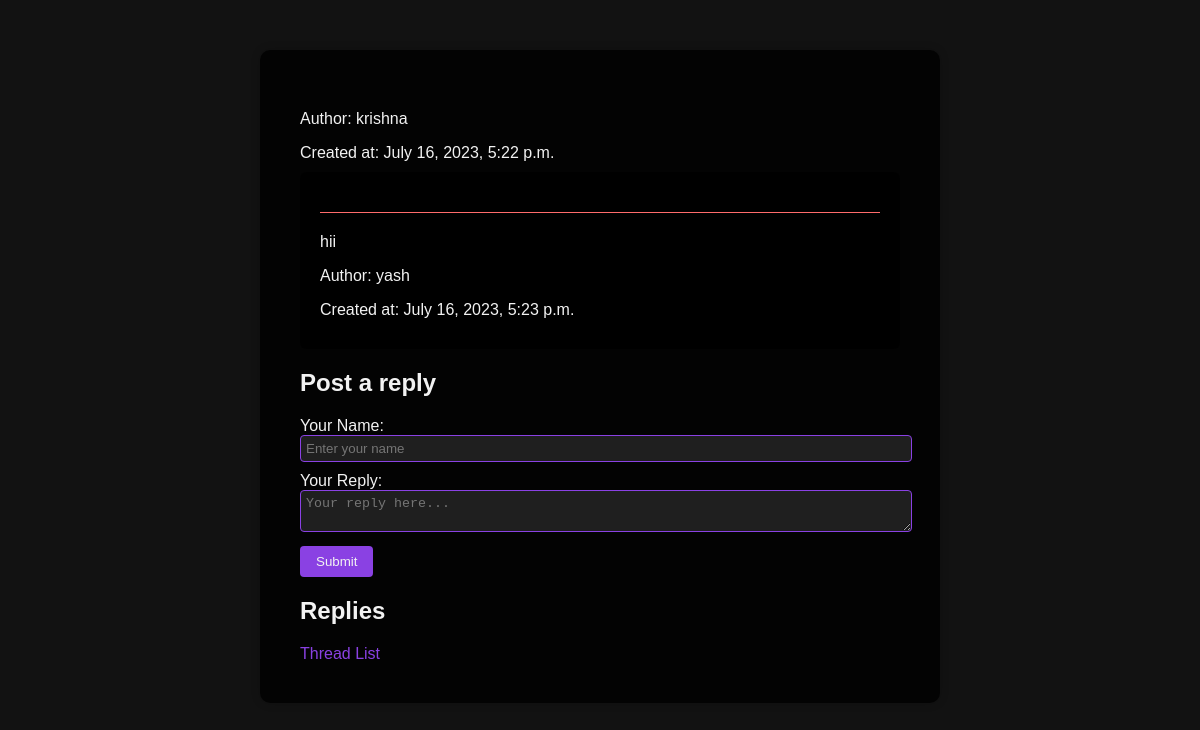
Page /thread/4/ on the committed database.
### forum/models.py (models this page shows, shortened)
class Thread(models.Model):
    title = models.CharField(max_length=200)
    created_at = models.DateTimeField(auto_now_add=True)
    author = models.ForeignKey(User, on_delete=models.CASCADE)

class Post(models.Model):
    content = models.TextField()
    created_at = models.DateTimeField(auto_now_add=True)
    thread = models.ForeignKey(Thread, on_delete=models.CASCADE)
    author_name = models.CharField(max_length=100)

### forum/views.py (the view)
# urls.py: path('thread/<int:thread_id>/', views.thread_detail, name='thread_detail'),
def thread_detail(request, thread_id):
    thread = Thread.objects.get(id=thread_id)
    posts = Post.objects.filter(thread=thread)
    return render(request, 'thread_detail.html', {'thread': thread, 'posts': posts})

### template/thread_detail.html (shortened to what this page needs)
<!DOCTYPE html>
<html>
<head>
</head>
<body>
  <div id="background-container"></div>
  <div class="container">
    <p>Author: {{ thread.author }}</p>
    <p>Created at: {{ thread.created_at }}</p>
    {% for post in posts %}
      <div class="thread-section">
        <hr>
        <p>{{ post.content }}</p>
        <p>Author: {{ post.author_name }}</p>
        <p>Created at: {{ post.created_at }}</p>
      </div>
    {% endfor %}
    <div class="reply-form">
      <h2>Post a reply</h2>
      <form action="{% url 'create_post' thread.id %}" method="post">
        <label for="author_name">Your Name:</label>
        <input type="text" name="author_name" id="author_name" placeholder="Enter your name" required><br>
        <label for="content">Your Reply:</label>
        <textarea name="content" id="content" placeholder="Your reply here..." required></textarea><br>
        <input type="submit" value="Submit">
      </form>
    </div>
    <div class="replies">
      <h2>Replies</h2>
    </div>
    <a href="{% url 'thread_list' %}">Thread List</a>
  </div>
</body>
</html>

### template/thread_detail.html (style rules this page uses)
body { font-family: Arial, sans-serif; background-color: #121212; color: #f2f2f2; margin: 0; padding: 0; }
#background-container { position: fixed; top: 0; left: 0; width: 100%; height: 100%; z-index: -1; background-size: cover; background-position: center; animation: fadeIn 1s; }
.container { max-width: 600px; margin: 50px auto; padding: 40px; background-color: rgba(0, 0, 0, 0.8); border-radius: 10px; box-shadow: 0 0 10px rgba(0, 0, 0, 0.2); animation: fadeIn 1s; }
p { margin-bottom: 10px; color: #f2f2f2; }
hr { border: none; border-top: 1px solid #ff6b6b; margin: 20px 0; }
a { display: inline-block; margin-right: 10px; color: #8a41e3; text-decoration: none; transition: color 0.3s ease; }
.thread-section { padding: 20px; background-color: rgba(0, 0, 0, 0.8); border-radius: 6px; box-shadow: 0 0 5px rgba(0, 0, 0, 0.4); animation: fadeIn 1s; transition: transform 0.3s ease; }
.reply-form { margin-top: 20px; }
.reply-form input[type="text"], .reply-form textarea { width: 100%; margin-bottom: 10px; padding: 5px; background-color: #1f1f1f; border: 1px solid #8a41e3; border-radius: 4px; color: #f2f2f2; }
.reply-form input[type="submit"] { background-color: #8a41e3; color: #f2f2f2; border: none; border-radius: 4px; padding: 8px 16px; cursor: pointer; transition: background-color 0.3s ease; }

### rows in the picture
Thread: author "krishna", created_at "July 16, 2023, 5:22 p.m."
Post: content "hii", author_name "yash", created_at "July 16, 2023, 5:23 p.m."
